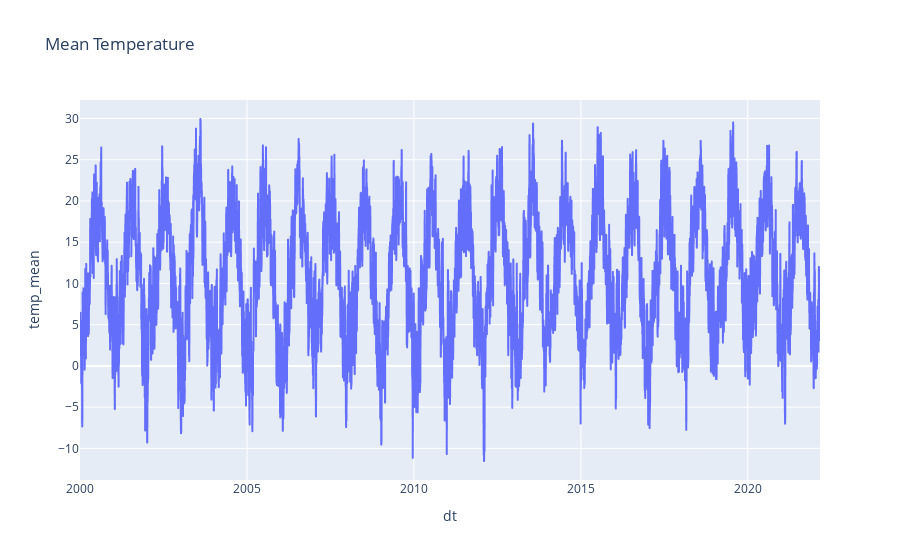

The notebook cell saved with this chart:
### Markdown cell above
---
### Start Exploring

### Code cell
fig = px.line(df_per_day, x=df_per_day.index, y='temp_mean', title="Mean Temperature")
fig.show()

### Figure 1 — Plotly figure (JSON) as saved in the notebook; plotly's stock layout.template omitted (floating-point values rounded to 4 significant figures; data arrays with more than 128 entries replaced by an {"elided": "..."} marker saying what was removed)
{"data": [{"hovertemplate": "dt=%{x}<br>temp_mean=%{y}<extra></extra>", "legendgroup": "", "line": {"color": "#636efa", "dash": "solid"}, "marker": {"symbol": "circle"}, "mode": "lines", "name": "", "showlegend": false, "type": "scattergl", "x": {"elided": "8096 str values"}, "xaxis": "x", "y": {"elided": "8096 float values"}, "yaxis": "y"}], "layout": {"legend": {"tracegroupgap": 0}, "title": {"text": "Mean Temperature"}, "xaxis": {"anchor": "y", "domain": [0, 1], "title": {"text": "dt"}}, "yaxis": {"anchor": "x", "domain": [0, 1], "title": {"text": "temp_mean"}}}}
